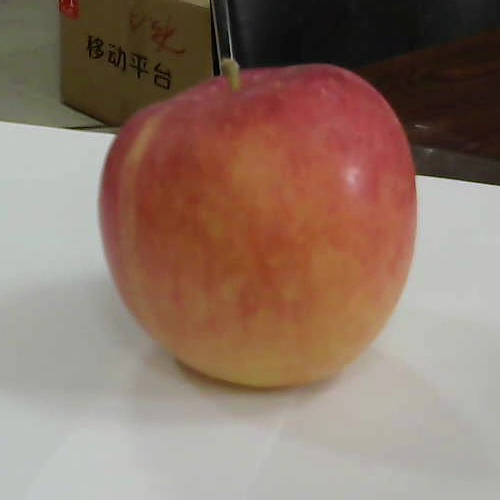
#> input picture 0011_apple.jpg, 500 x 500 px
$ python color_hist.py
#> lines starting #> are read from the running program, lines starting #| are printed output that depends on the picture
import cv2
import numpy as np
import matplotlib.pyplot as plt


def calcAndDrawHist(image, color):
    hist = cv2.calcHist([image], [0], None, [256], [0.0, 255.0])
    minVal, maxVal, minLoc, maxLoc = cv2.minMaxLoc(hist)
    histImg = np.zeros([256, 256, 3], np.uint8)
    hpt = int(0.9 * 256)

    for h in range(256):
        intensity = int(hist[h] * hpt / maxVal)
        cv2.line(histImg, (h, 256), (h, 256 - intensity), color)
    return histImg


if __name__ == '__main__':
    original_img = cv2.imread("0011_apple.jpg")
#> original_img is the input picture: shape (500, 500, 3); mean B, G, R 104.5, 118.2, 142
    img = cv2.resize(original_img, None, fx=0.6, fy=0.6,
                     interpolation=cv2.INTER_CUBIC)
    b, g, r = cv2.split(img)
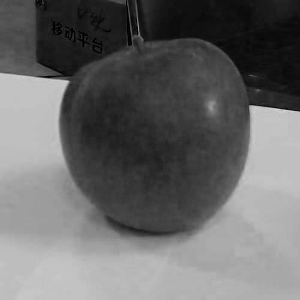
#> b: shape (300, 300); min 0, max 219, mean 104.5
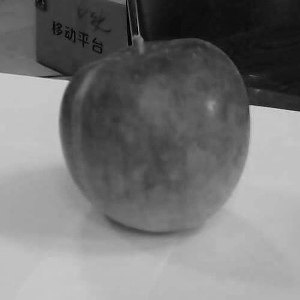
#> g: shape (300, 300); min 0, max 216, mean 118.2
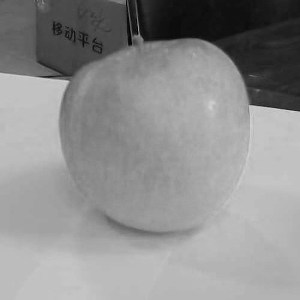
#> r: shape (300, 300); min 0, max 215, mean 142

    histImgB = calcAndDrawHist(b, [255, 0, 0])
#> in calcAndDrawHist, `hist = cv2.calcHist([image], [0], None, [256], [0.0, 255.0])`: hist = 256 values, max 3653 at index 191, min 0 at index 209, mean 351.6
#> in calcAndDrawHist, `minVal, maxVal, minLoc, maxLoc = cv2.minMaxLoc(hist)`: minVal = 0; maxVal = 3653; minLoc = (0, 209); maxLoc = (0, 191)
#> the loop in calcAndDrawHist, `for h in range(256):` made 256 passes
#> intensity on passes 1 to 3: 6, 1, 2
#> after the loop in calcAndDrawHist, `for h in range(256):`:
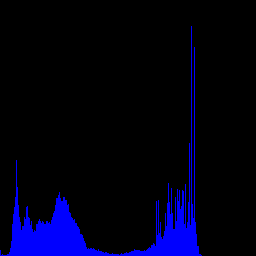
#> histImg: shape (256, 256, 3); mean of channels 0, 1, 2 21.6, 0, 0; drawn as B, G, R
    histImgG = calcAndDrawHist(g, [0, 255, 0])
#> in calcAndDrawHist (call 2), `hist = cv2.calcHist([image], [0], None, [256], [0.0, 255.0])`: hist = 256 values, max 3206 at index 193, min 0 at index 211, mean 351.6
#> in calcAndDrawHist (call 2), `minVal, maxVal, minLoc, maxLoc = cv2.minMaxLoc(hist)`: maxVal = 3206; minLoc = (0, 211); maxLoc = (0, 193)
#> the loop in calcAndDrawHist (call 2), `for h in range(256):` made 256 passes
#> intensity on passes 1 to 3: 1, 0, 0
#> after the loop in calcAndDrawHist (call 2), `for h in range(256):`:
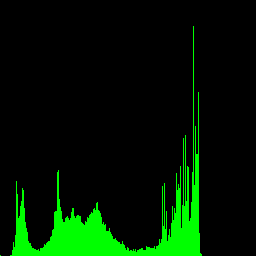
#> histImg: shape (256, 256, 3); mean of channels 0, 1, 2 0, 24.7, 0; drawn as B, G, R
    histImgR = calcAndDrawHist(r, [0, 0, 255])
#> in calcAndDrawHist (call 3), `hist = cv2.calcHist([image], [0], None, [256], [0.0, 255.0])`: hist = 256 values, max 4050 at index 193, min 0 at index 3, mean 351.6
#> in calcAndDrawHist (call 3), `minVal, maxVal, minLoc, maxLoc = cv2.minMaxLoc(hist)`: maxVal = 4050; minLoc = (0, 3)
#> the loop in calcAndDrawHist (call 3), `for h in range(256):` made 256 passes
#> after the loop in calcAndDrawHist (call 3), `for h in range(256):`:
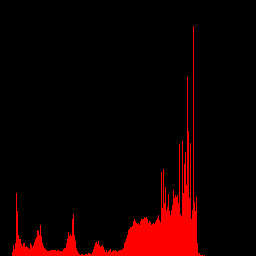
#> histImg: shape (256, 256, 3); mean of channels 0, 1, 2 0, 0, 19.5; drawn as B, G, R

    cv2.imshow("histImgB", histImgB)
    cv2.imshow("histImgG", histImgG)
    cv2.imshow("histImgR", histImgR)
    cv2.imshow("Img", img)
    cv2.waitKey(0)
    cv2.destroyAllWindows()

$ run again, with 1.jpg copied over 0011_apple.jpg
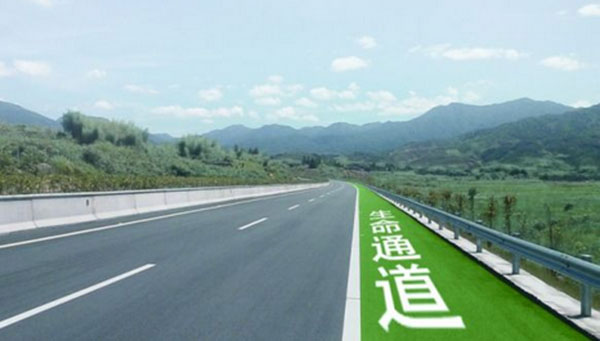
#> input picture 1.jpg, 600 x 341 px
#> original_img is the input picture: shape (341, 600, 3); mean B, G, R 163.2, 166.6, 139.8
#> `b, g, r = cv2.split(img)`:
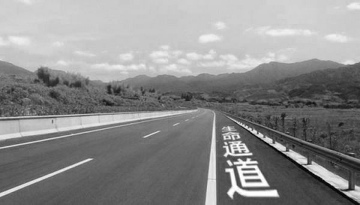
#> r: shape (205, 360); min 0, max 255, mean 139.7
#> hist = 256 values, max 4149 at index 241, min 0 at index 255, mean 288
#> minVal = 0; maxVal = 4149; minLoc = (0, 255); maxLoc = (0, 241)
#> the loop in calcAndDrawHist, `for h in range(256):` made 256 passes
#> intensity on passes 1 to 3: 3, 1, 2
#> the loop in calcAndDrawHist (call 2), `for h in range(256):` made 256 passes
#> intensity on passes 1 to 3: 0, 0, 0
#> hist = 256 values, max 2302 at index 203, min 0 at index 1, mean 288.1
#> maxVal = 2302; minLoc = (0, 1); maxLoc = (0, 203)
#> the loop in calcAndDrawHist (call 3), `for h in range(256):` made 256 passes
#> after the loop in calcAndDrawHist (call 3), `for h in range(256):`:
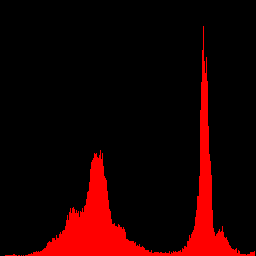
#> histImg: shape (256, 256, 3); mean of channels 0, 1, 2 0, 0, 28.2; drawn as B, G, R
